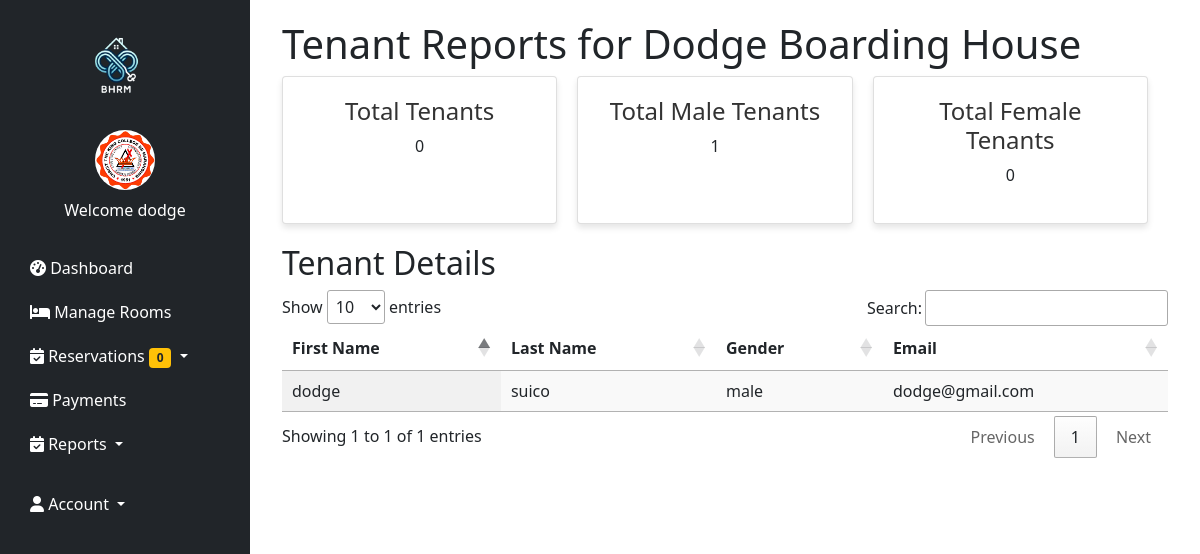
The app's page /reportstenant.php (signed in) with its own data.
### tables this page shows
CREATE TABLE `users` (
  `id` int(11) NOT NULL,
  `image` varchar(255) NOT NULL,
  `fname` varchar(50) NOT NULL,
  `lname` varchar(50) NOT NULL,
  `gender` varchar(255) NOT NULL,
  `uname` varchar(50) NOT NULL,
  `pass` varchar(50) NOT NULL,
  `role` varchar(50) NOT NULL,
  `hname` varchar(255) NOT NULL
);

### reportstenant.php (the view, shortened to what this page needs)
<?php
include('php/connection.php');
$hname = $_SESSION['hname'];
$totalTenantsQuery = "SELECT COUNT(*) AS total_tenants FROM users WHERE hname = '$hname' and role = 'user'";
$totalTenantsResult = mysqli_query($conn, $totalTenantsQuery);
$totalTenants = mysqli_fetch_assoc($totalTenantsResult)['total_tenants'];
$genderCountQuery = "SELECT
                        SUM(gender = 'Male') AS male_count,
                        SUM(gender = 'Female') AS female_count
                     FROM users
                     WHERE hname = '$hname'";
$genderCountResult = mysqli_query($conn, $genderCountQuery);
$genderCount = mysqli_fetch_assoc($genderCountResult);
$maleCount = $genderCount['male_count'];
$femaleCount = $genderCount['female_count'];
$tenantDetailsQuery = "SELECT * FROM users WHERE hname = '$hname' ORDER BY id DESC";
$tenantDetailsResult = mysqli_query($conn, $tenantDetailsQuery);
?>
<!DOCTYPE html>
<html lang="en">
<head>
    <link href="https://cdn.datatables.net/1.10.25/css/jquery.dataTables.min.css" rel="stylesheet">
</head>
<body>
    <?php include 'navigationbar.php'; ?>
    <div class="container">
        <h1>Tenant Reports for <?php echo $hname; ?></h1>
        <div class="summary">
            <div class="card">
                <h3>Total Tenants</h3>
                <p><?php echo $totalTenants; ?></p>
            </div>
            <div class="card">
                <h3>Total Male Tenants</h3>
                <p><?php echo $maleCount; ?></p>
            </div>
            <div class="card">
                <h3>Total Female Tenants</h3>
                <p><?php echo $femaleCount; ?></p>
            </div>
        </div>
        <h2>Tenant Details</h2>
        <table id="tenantTable" class="display">
            <thead>
                <tr>
                    <th>First Name</th>
                    <th>Last Name</th>
                    <th>Gender</th>
                    <th>Email</th>
                </tr>
            </thead>
            <tbody>
                <?php while ($tenant = mysqli_fetch_assoc($tenantDetailsResult)) { ?>
                    <tr>
                        <td><?php echo $tenant['fname']; ?></td>
                        <td><?php echo $tenant['lname']; ?></td>
                        <td><?php echo $tenant['gender']; ?></td>
                        <td><?php echo $tenant['uname']; ?></td>
                    </tr>
                <?php } ?>
            </tbody>
        </table>
    </div>
</body>
</html>
</body>
</html>

### navigationbar.php (shortened to what this page needs)
<?php
require 'php/connection.php';
?>
<?php
        if(!empty($_SESSION['uname'])){
            $uname = $_SESSION['uname'];
            $query = "select * from users where uname = '$uname'";
            $result = mysqli_query($conn, $query);
            $fetch = mysqli_fetch_assoc($result);
        }
        $hname = $_SESSION['hname'];
        $query = "SELECT COUNT(*) AS new_reservations FROM reservation WHERE hname = '$hname' AND res_stat = 'Pending'";
        $result = mysqli_query($conn, $query);
        $row = mysqli_fetch_assoc($result);
        $newReservations = $row['new_reservations'];
    ?>
<!DOCTYPE html>
<html lang="en">
<head>
    <link href="https://cdn.jsdelivr.net/npm/bootstrap@5.0.2/dist/css/bootstrap.min.css" rel="stylesheet">
    <link href="https://cdnjs.cloudflare.com/ajax/libs/font-awesome/6.0.0-beta3/css/all.min.css" rel="stylesheet">
</head>
<body>
    <nav class="sidebar bg-dark">
        <div class="navbar-brand text-center">
            <img src="/bhrm-main/images/logo.png" alt="Logo">
        </div>
        <ul class="nav flex-column">
            <li class="nav-item text-center mb-4">
                <img class="rounded-circle mb-2" src="/bhrm-main/<?php echo $fetch['image'] ?? 'default.png'; ?>" alt="Profile" width="60" height="60">
                <span class="d-block text-white">Welcome <?php echo $fetch['fname'] ?? 'Guest'; ?></span>
            </li>
            <li class="nav-item">
                <a class="nav-link" href="/bhrm-main/dashboard.php">
                    <i class="fas fa-tachometer-alt"></i> Dashboard
                </a>
            </li>
            <li class="nav-item">
                <a class="nav-link" href="/bhrm-main/manageroom.php">
                    <i class="fas fa-bed"></i> Manage Rooms
                </a>
            </li>
            <li class="nav-item dropdown">
                <a class="nav-link dropdown-toggle" href="#" id="reservationMenu" role="button" data-bs-toggle="dropdown" aria-expanded="false">
                    <i class="fas fa-calendar-check"></i> Reservations <span class="badge bg-warning text-dark"><?php echo $newReservations; ?></span>
                </a>
            </li>
            <li class="nav-item">
                <a class="nav-link" href="/bhrm-main/payment.php">
                    <i class="fas fa-credit-card"></i> Payments
                </a>
            </li>
            <li class="nav-item dropdown">
                <a class="nav-link dropdown-toggle" href="#" id="reservationMenu" role="button" data-bs-toggle="dropdown" aria-expanded="false">
                    <i class="fas fa-calendar-check"></i> Reports
                </a>
            </li>
            <li class="nav-item dropdown mt-3">
                <a class="nav-link text-white dropdown-toggle" href="#" id="userMenu" role="button" data-bs-toggle="dropdown">
                    <i class="fas fa-user"></i> Account
                </a>
            </li>
        </ul>
    </nav>
</body>
</html>

### reportstenant.php (style rules this page uses)
body { font-family: Arial, sans-serif; margin-left: 220px; padding: 20px; }
.summary { display: flex; gap: 20px; margin-bottom: 20px; }
.card { background-color: #fff; border: 1px solid #ddd; border-radius: 8px; padding: 20px; width: calc(33.333% - 20px); box-shadow: 0 4px 6px rgba(0, 0, 0, 0.1); text-align: center; }
.card h3 { font-size: 1.5em; color: #333; }
table.dataTable { width: 100%; margin-top: 20px; border-collapse: collapse; }
table.dataTable th, table.dataTable td { padding: 15px; text-align: left; }

### navigationbar.php (style rules this page uses)
body { margin-left: 250px; transition: margin-left 0.3s ease; background-color: white; }
.sidebar { position: fixed; top: 0; left: 0; height: 100vh; width: 250px; background-color: #343a40; padding: 20px 15px; z-index: 1000; overflow-y: auto; transition: all 0.3s ease; }
.sidebar .navbar-brand img { width: 80px; height: 80px; border-radius: 50%; margin-bottom: 20px; }
.sidebar .nav-link { color: white; display: block; font-size: 16px; padding: 10px 15px; border-radius: 5px; transition: all 0.3s ease; }

### records on screen
users: image (picture), fname "dodge", lname "suico", gender "male", uname "dodge@gmail.com"

### other values on screen
$newReservations "0"
$hname "Dodge Boarding House"
$totalTenants "0"
$maleCount "1"
$femaleCount "0"
